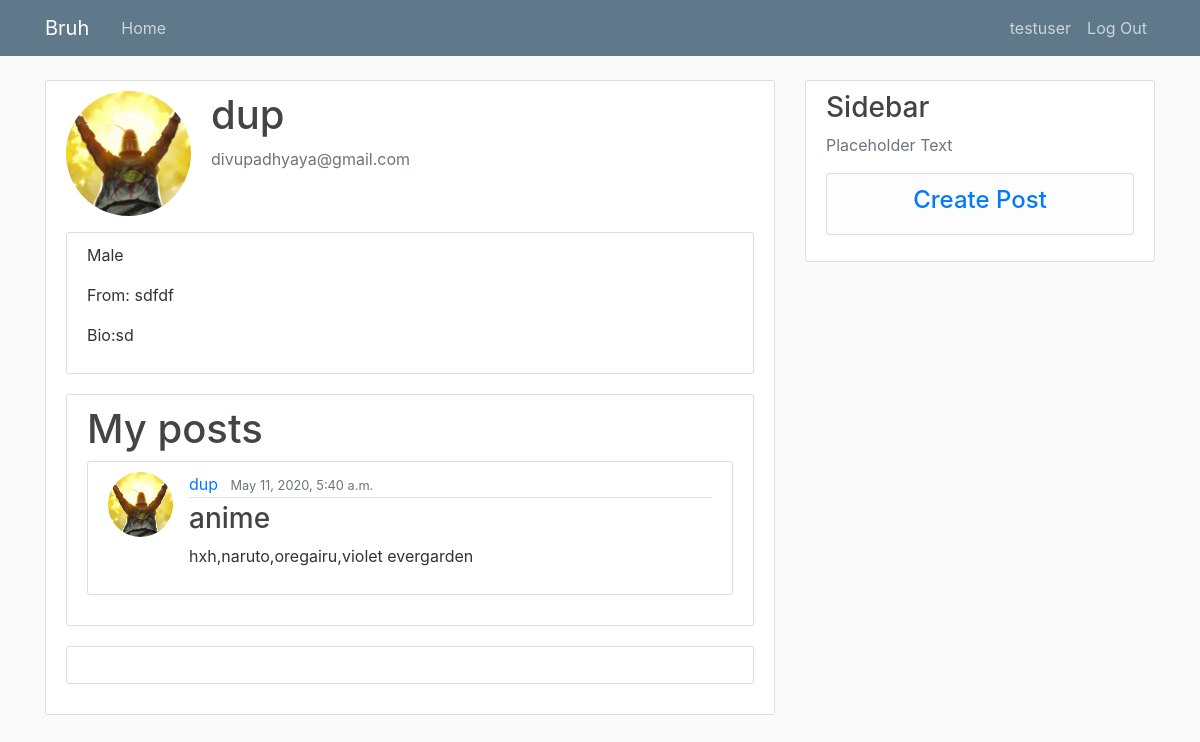
/user/dup/profile/ (signed in), run on the app's committed database.
### user/models.py (models this page shows, shortened)
class Profile(models.Model):
    user = models.OneToOneField(User, on_delete=models.CASCADE)
    image = models.ImageField(default='default.jpg', upload_to='profile_pics')
    bio = models.TextField(unique=False, default=" ")
    country = models.CharField(max_length=50, default=" ")
    gender = models.IntegerField(choices=SEX, default=0)

### Post/models.py (models this page shows, shortened)
class Post(models.Model):
	title = models.CharField(max_length=100)
	content = models.TextField()
	date_posted = models.DateTimeField(default=timezone.now)
	author = models.ForeignKey(User, on_delete=models.CASCADE)
	views = models.ManyToManyField(User, related_name='post_views', blank = True)
	likers = models.ManyToManyField(User, related_name = 'likers', blank = True)

### user/views.py (the view)
# urls.py: path('<slug:slug>/profile/',views.profile,name='profile'),
@login_required
def profile(request,slug):
	userd = User.objects.filter(username__iexact=slug)
	if request.user.is_authenticated:
		if(request.method == 'POST'):
			p_form = ProfileUpdateForm(request.POST, request.FILES, instance = request.user.profile)
			if(p_form.is_valid()):
				p_form.save()
				messages.success(request, 'Account has been updated.')
				return redirect('profile',slug=slug)
		else:
			p_form = ProfileUpdateForm(instance = request.user.profile)
		context = {
		'pform':p_form,
		'userd':userd[0],
		'slug':slug
		}
	else:
		context = {
		'userd':userd[0],
		'slug':slug
		}
	context['posts'] = Post.objects.filter(author__username = slug)
	return render(request, 'users/profile.html', context)

### user/templates/users/profile.html (shortened to what this page needs)
{% extends "base.html" %}
{% load crispy_forms_tags %}
{% block content %}
    <div class="content-section">
      <div class="media">
        <img class="rounded-circle account-img" src="{{userd.profile.image.url}}">
        <div class="media-body">
          <h2 class="account-heading">{{ userd.username }}</h2>
          <p class="text-secondary">{{ userd.email }}</p>
        </div>
      </div>
      <div class="content-section">
        <p> {{userd.profile.get_gender_display}} </p>
        <p> From: {{userd.profile.country}} </p>
        <p> Bio:{{userd.profile.bio}} </p>
    	</div>
      <div class="content-section">
        <h1> My posts </h1>
      {% for post in posts %}
      <article class="media content-section">
            <img class = "rounded-circle article-img" src = "{{post.author.profile.image.url}}">
      <div class="media-body">
        <div class="article-metadata">
          <a class="mr-2" href="{% url 'profile' slug=post.author.username %}">{{ post.author }}</a>
          <small class="text-muted">{{ post.date_posted }}</small>
        </div>
        <h3><a class="article-title" href="{% url 'post-detail' post.id %}">{{ post.title }}</a></h3>
        <p class="article-content">{{ post.content }}</p>
      </div>
    </article>
        {% endfor %}
    </div>
      <div class="content-section">
    	</div>
    </div>
{% endblock content %}

### templates/base.html (shortened to what this page needs)
{% load static %}
<!DOCTYPE HTML>
<html lang="en">
  <head>
     <link rel="stylesheet" href="https://stackpath.bootstrapcdn.com/bootstrap/4.1.3/css/bootstrap.min.css">
	<link rel="stylesheet" type="text/css" href="{%static 'main.css' %}">
</head>
<body>
	<header class="site-header">
  <nav class="navbar navbar-expand-md navbar-dark bg-steel fixed-top">
    <div class="container">
      <a class="navbar-brand mr-4" href="/">Bruh</a>
      <div class="collapse navbar-collapse" id="navbarToggle">
        <div class="navbar-nav mr-auto">
          <a class="nav-item nav-link" href="{% url 'blog-home' %}">Home</a>
        </div>
        <div class="navbar-nav">
          {% if user.is_authenticated%}
                      <a class="nav-item nav-link" href="{% url 'profile' slug=user.username %}"> {{user.username }}</a>
                      <a class="nav-item nav-link" href="{% url 'logout' %}">Log Out</a>
          {% else %}
                      <a class="nav-item nav-link" href="{% url 'login' %}">Login</a>
                      <a class="nav-item nav-link" href="{% url 'register' %}">Register</a>
          {% endif %}
        </div>
      </div>
    </div>
  </nav>
</header>
<main role="main" class="container">
  <div class="row">
    <div class="col-md-8">
      {% block content %}{% endblock %}
    </div>
    <div class="col-md-4">
      <div class="content-section">
        <h3>Sidebar</h3>
        <p class='text-muted'>Placeholder Text</p>
          <ul class="list-group">
            {% if user.is_authenticated%}
                <li class="list-group-item list-group-item-light"> <h4 align = "center" ><a href = "{% url 'post-create' %}"> Create Post </a> </h4></li>
            {% endif %}
          </ul>
      </div>
    </div>
  </div>
</main>
  </body>
</html>

### user/static/main.css (style rules this page uses)
body { background: #fafafa; color: #333333; margin-top: 5rem; }
h1, h2, h3, h4, h5, h6 { color: #444444; }
ul { margin: 0; }
.bg-steel { background-color: #5f788a; }
.site-header .navbar-nav .nav-link { color: #cbd5db; }
.content-section { background: #ffffff; padding: 10px 20px; border: 1px solid #dddddd; border-radius: 3px; margin-bottom: 20px; }
.article-title { color: #444444; }
.article-content { white-space: pre-line; }
.article-img { height: 65px; width: 65px; margin-right: 16px; }
.article-metadata { padding-bottom: 1px; margin-bottom: 4px; border-bottom: 1px solid #e3e3e3 }
.account-img { height: 125px; width: 125px; margin-right: 20px; margin-bottom: 16px; }
.account-heading { font-size: 2.5rem; }

### data on the page
Post: author.profile.image (placeholder picture), author "dup", date_posted "May 11, 2020, 5:40 a.m.", title "anime", content "hxh,naruto,oregairu,violet evergarden"

### other printed values
{{ user.username }} "testuser"
{{ userd.username }} "dup"
{{ userd.email }} "divupadhyaya@gmail.com"
{{ userd.profile.get_gender_display }} "Male"
{{ userd.profile.country }} "sdfdf"
{{ userd.profile.bio }} "sd"
